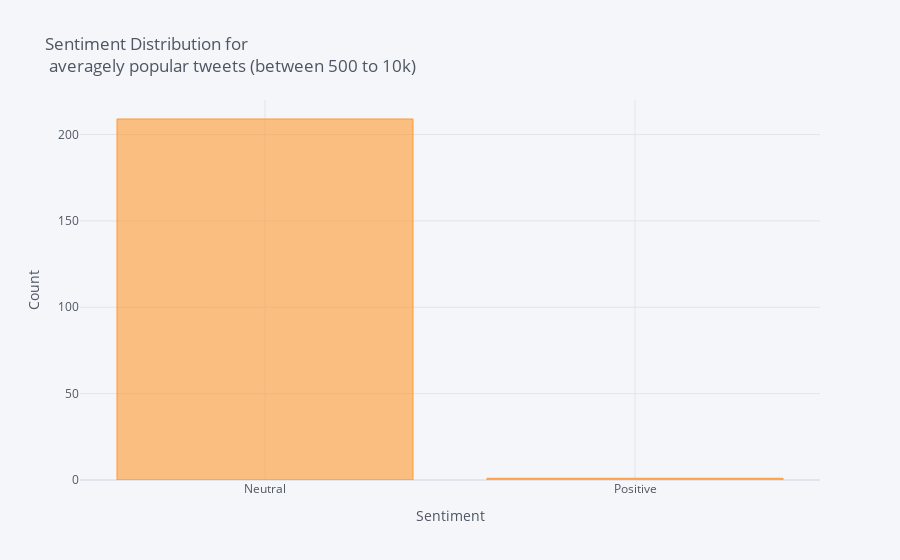

Write notebook code for a chart like this one.
### Code cell
df_average = df[(df['rt_count'] <= 10000) & (df['rt_count'] >=500)]
df_average['Sentiment'].value_counts().iplot(kind='bar', xTitle='Sentiment',
                                    yTitle='Count', title = ('Sentiment Distribution for <br> averagely popular tweets (between 500 to 10k)'))

### Figure 1 — Plotly figure (JSON) as saved in the notebook; plotly's stock layout.template omitted (floating-point values rounded to 4 significant figures)
{"data": [{"marker": {"color": "rgba(255, 153, 51, 0.6)", "line": {"color": "rgba(255, 153, 51, 1.0)", "width": 1}}, "name": "Sentiment", "orientation": "v", "text": "", "type": "bar", "x": ["Neutral", "Positive"], "y": [209, 1]}], "layout": {"legend": {"bgcolor": "#F5F6F9", "font": {"color": "#4D5663"}}, "paper_bgcolor": "#F5F6F9", "plot_bgcolor": "#F5F6F9", "title": {"font": {"color": "#4D5663"}, "text": "Sentiment Distribution for <br> averagely popular tweets (between 500 to 10k)"}, "xaxis": {"gridcolor": "#E1E5ED", "showgrid": true, "tickfont": {"color": "#4D5663"}, "title": {"font": {"color": "#4D5663"}, "text": "Sentiment"}, "zerolinecolor": "#E1E5ED"}, "yaxis": {"gridcolor": "#E1E5ED", "showgrid": true, "tickfont": {"color": "#4D5663"}, "title": {"font": {"color": "#4D5663"}, "text": "Count"}, "zerolinecolor": "#E1E5ED"}}}
